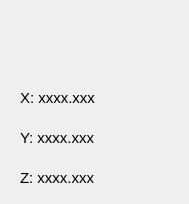
     <widget class="QWidget" name="tabGsensor">
      <property name="cursor">
       <cursorShape>ArrowCursor</cursorShape>
      </property>
      <attribute name="icon">
       <iconset resource="images/images.qrc">
        <normaloff>:/new/Myresource/tab/G-Sensor.png</normaloff>:/new/Myresource/tab/G-Sensor.png</iconset>
      </attribute>
      <attribute name="title">
       <string>G-Sensor</string>
      </attribute>
      <widget class="QLabel" name="label_Z">
       <property name="geometry">
        <rect>
         <x>20</x>
         <y>160</y>
         <width>160</width>
         <height>35</height>
        </rect>
       </property>
       <property name="font">
        <font>
         <pointsize>11</pointsize>
        </font>
       </property>
       <property name="text">
        <string>Z: xxxx.xxx</string>
       </property>
      </widget>
      <widget class="QLabel" name="label_X">
       <property name="geometry">
        <rect>
         <x>20</x>
         <y>80</y>
         <width>160</width>
         <height>35</height>
        </rect>
       </property>
       <property name="font">
        <font>
         <pointsize>11</pointsize>
        </font>
       </property>
       <property name="text">
        <string>X: xxxx.xxx</string>
       </property>
      </widget>
      <widget class="QLabel" name="label_Y">
       <property name="geometry">
        <rect>
         <x>20</x>
         <y>120</y>
         <width>160</width>
         <height>35</height>
        </rect>
       </property>
       <property name="font">
        <font>
         <pointsize>11</pointsize>
        </font>
       </property>
       <property name="text">
        <string>Y: xxxx.xxx</string>
       </property>
      </widget>
     </widget>
